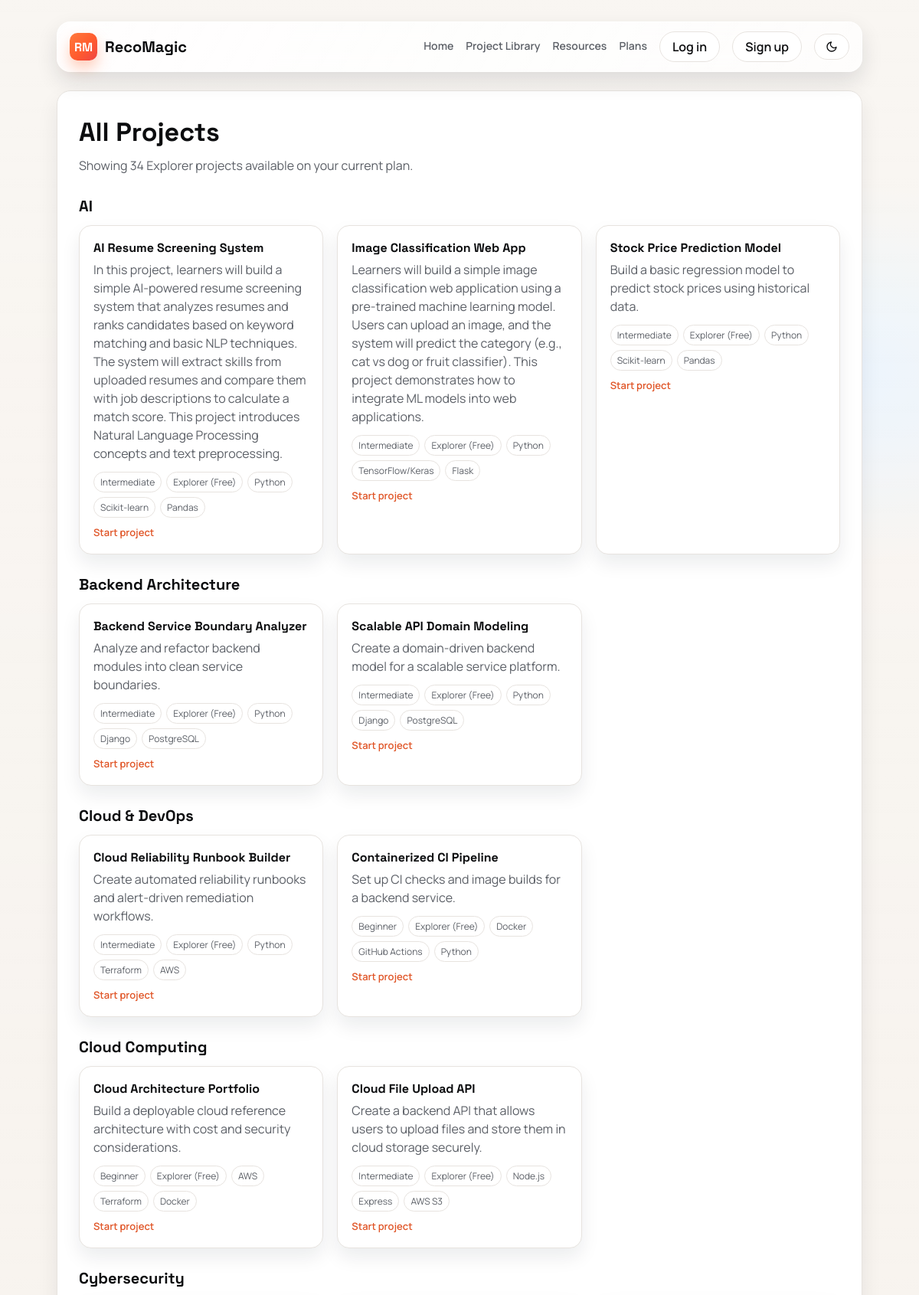
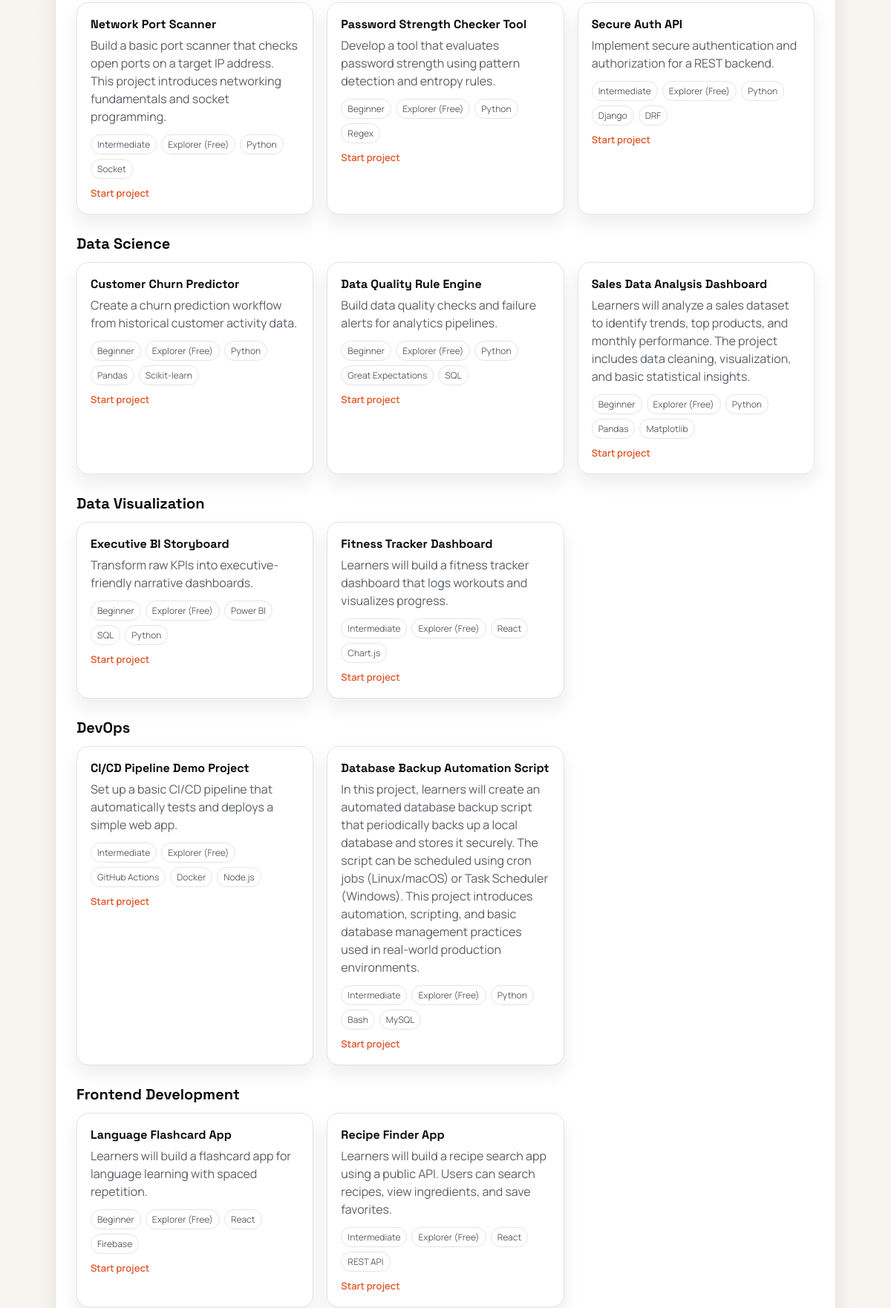
/projects/ (upper part), run on the app's committed database (2 pictures, top to bottom).
### users/models.py (models this page shows, shortened)
class Project(models.Model):
    SKILL_LEVEL_CHOICES = [
        ("beginner", "Beginner"),
        ("intermediate", "Intermediate"),
        ("advanced", "Advanced"),
    ]
    PLAN_ACCESS_CHOICES = [
        ("explorer", "Explorer (Free)"),
        ("pro_monthly", "Pro Monthly"),
        ("pro_yearly", "Pro Yearly"),
    ]
    title = models.CharField(max_length=140)
    description = models.TextField()
    field = models.CharField(max_length=100)
    target_role = models.CharField(max_length=100)
    skill_level = models.CharField(max_length=20, choices=SKILL_LEVEL_CHOICES)
    plan = models.ForeignKey(Plan, on_delete=models.PROTECT, related_name="projects", blank=True, null=True)
    required_plan = models.CharField(max_length=20, choices=PLAN_ACCESS_CHOICES, default="explorer")
    tech_preference = models.CharField(max_length=140)
    learning_goal = models.CharField(max_length=140)
    interest_tags = models.CharField(max_length=220, help_text="Comma separated tags")
    learning_objectives = models.TextField(blank=True)
    resources = models.TextField(blank=True, help_text="Optional resources. One per line. Use 'Title | URL' or plain URL.")
    task_checklist = models.TextField(blank=True, help_text="Checklist tasks, one per line.")
    detailed_roadmap = models.TextField(blank=True)
    premium_hints = models.TextField(blank=True, help_text="Premium hints, one per line.")
    class Meta:
        ordering = ["title", "id"]

### users/views.py (the view, shortened to what this page needs)
# urls.py: path("projects/", views.projects_view, name="projects"),
def projects_view(request):
    query = str(request.GET.get("q") or "").strip()
    projects_qs = Project.objects.all()
    user_tier = "explorer"
    if request.user.is_authenticated:
        user_tier, _ = _get_user_subscription_tier(request.user)
    if user_tier == "explorer":
        projects_qs = projects_qs.filter(required_plan="explorer")
    projects_qs = projects_qs.order_by("field", "title", "id")
    grouped = OrderedDict()
    for project_record in projects_qs:
        field_name = str(project_record.field or "General").strip() or "General"
        grouped.setdefault(field_name, []).append(_project_to_card(project_record))
    project_groups = [{"name": name, "projects": items} for name, items in grouped.items()]
    return render(
        request,
        "users/projects.html",
        {
            "project_groups": project_groups,
            "project_count": projects_qs.count(),
            "search_query": query,
            "is_explorer_view": user_tier == "explorer",
        },
    )

### users/views.py (called while the page is built)
def _split_csv_tags(value):
    return [item.strip() for item in str(value or "").split(",") if item.strip()]

def _project_to_card(project_record):
    return {
        "id": project_record.id,
        "title": project_record.title,
        "summary": project_record.description,
        "difficulty": project_record.get_skill_level_display(),
        "plan": project_record.get_required_plan_display(),
        "tags": _split_csv_tags(project_record.tech_preference)[:3] or _split_csv_tags(project_record.interest_tags)[:3],
    }

### users/templates/users/projects.html (shortened to what this page needs)
<!DOCTYPE html>
<html data-theme="light">
<head>
    <link
        rel="stylesheet"
        href="https://cdnjs.cloudflare.com/ajax/libs/font-awesome/6.5.1/css/all.min.css"
    />
</head>
<body>
    <div class="page">
        <nav class="nav">
            <div class="brand">
                <div class="brand-badge">RM</div>
                <span>RecoMagic</span>
            </div>
            <div class="nav-right">
                <div class="nav-links">
                    <a href="{% url 'home' %}">Home</a>
                    <a href="{% url 'project_library' %}">Project Library</a>
                    <a href="{% url 'resources' %}">Resources</a>
                    <a href="{% url 'home' %}#plans">Plans</a>
                </div>
                {% if user.is_authenticated %}
                    <div class="profile-menu" data-profile-menu>
                        <button class="profile-trigger" type="button" data-profile-toggle aria-expanded="false">
                            Profile ▾
                        </button>
                        <div class="profile-dropdown" data-profile-dropdown>
                            <a href="{% url 'profile_view' %}">View Profile</a>
                            <a href="{% url 'profile_edit' %}">Edit Profile</a>
                            <a href="{% url 'my_projects' %}">My Projects</a>
                            <button type="button" data-theme-toggle>Switch Theme</button>
                            <form method="post" action="{% url 'logout' %}">
                                {% csrf_token %}
                                <button type="submit">Logout</button>
                            </form>
                        </div>
                    </div>
                {% else %}
                    <a class="nav-login" href="{% url 'login' %}">Log in</a>
                    <a class="nav-login" href="{% url 'signup' %}">Sign up</a>
                    <button class="theme-toggle" type="button" aria-label="Switch to dark theme" data-theme-toggle>
                        <svg class="icon-moon" viewBox="0 0 24 24" fill="none" stroke="currentColor" stroke-width="2" stroke-linecap="round" stroke-linejoin="round" aria-hidden="true">
                            <path d="M21 12.79A9 9 0 1 1 11.21 3a7 7 0 0 0 9.79 9.79z" />
                        </svg>
                    </button>
                {% endif %}
            </div>
        </nav>
        <section class="section-block">
            <h1>All Projects</h1>
            {% if is_explorer_view %}
                <p class="section-sub">Showing {{ project_count }} Explorer project{{ project_count|pluralize }} available on your current plan.</p>
            {% else %}
                <p class="section-sub">Showing {{ project_count }} project{{ project_count|pluralize }} from the admin catalog (Explorer + Premium).</p>
            {% endif %}
            {% if project_groups %}
                {% for group in project_groups %}
                    <div class="category-group">
                        <h3 class="category-title">{{ group.name }}</h3>
                        <div class="grid">
                            {% for project in group.projects %}
                                <div class="card">
                                    <h4>{{ project.title }}</h4>
                                    <p>{{ project.summary }}</p>
                                    <div class="tags">
                                        <span class="tag">{{ project.difficulty }}</span>
                                        <span class="tag">{{ project.plan }}</span>
                                        {% for tag in project.tags %}
                                            <span class="tag">{{ tag }}</span>
                                        {% endfor %}
                                    </div>
                                    <a class="card-link" href="{% url 'start_project' project.id %}">Start project</a>
                                </div>
                            {% endfor %}
                        </div>
                    </div>
                {% endfor %}
            {% endif %}
        </section>
    </div>
</body>
</html>

### users/templates/users/projects.html (style rules this page uses)
:root { --ink: #0c0d0f; --muted: #5b5f66; --accent: #ff6f3d; --accent-dark: #e05527; --surface: #ffffff; --stroke: #e7e3df; --bg: #f8f4ef; --glow-a: #ffe8db; --glow-b: #e8f4ff; }
* { box-sizing: border-box; }
body { margin: 0; font-family: "Manrope", sans-serif; color: var(--ink); background: radial-gradient(900px 480px at 15% -5%, var(--glow-a) 0, transparent 62%), radial-gradient(700px 420px at 90% 8%, var(--glow-b) 0, transparent 60%), var(--bg); }
body::before { content: ""; position: fixed; inset: 0; background: linear-gradient(180deg, rgba(255, 255, 255, 0.22), transparent 30%); pointer-events: none; }
a { color: inherit; text-decoration: none; }
.page { max-width: 1100px; margin: 0 auto; padding: 28px 24px 80px; position: relative; z-index: 1; }
.nav { display: flex; align-items: center; justify-content: space-between; padding: 12px 16px; position: sticky; top: 0; z-index: 20; background: linear-gradient(120deg, rgba(255, 255, 255, 0.9), rgba(255, 255, 255, 0.76)); backdrop-filter: blur(14px); border: 1px solid rgba(255, 255, 255, 0.6); border-radius: 18px; box-shadow: 0 12px 28px rgba(15, 23, 42, 0.12); margin-bottom: 24px; }
.nav-right { display: flex; align-items: center; gap: 16px; }
.brand { display: flex; align-items: center; gap: 10px; font-family: "Space Grotesk", sans-serif; font-weight: 700; font-size: 20px; }
.brand-badge { width: 36px; height: 36px; border-radius: 10px; background: linear-gradient(135deg, #ff7a3c, #ff5b2e 55%, #ef4444); display: grid; place-items: center; color: #fff; font-size: 16px; box-shadow: 0 10px 18px rgba(255, 111, 61, 0.34); }
.nav-links { display: flex; gap: 16px; align-items: center; font-size: 14px; color: var(--muted); }
.nav-links a, .profile-trigger { padding-bottom: 2px; border-bottom: 2px solid transparent; transition: color 0.24s ease, border-color 0.24s ease; position: relative; font-weight: 600; }
.nav-links a::after, .profile-trigger::after { content: ""; position: absolute; left: 0; bottom: -2px; width: 100%; height: 2px; border-radius: 999px; background: linear-gradient(90deg, #ff8a5b, #ff5b2e); transform: scaleX(0); transform-origin: left; transition: transform 0.24s ease; }
.nav-login { border: 1px solid var(--stroke); padding: 8px 16px; border-radius: 999px; background: var(--surface); font-weight: 600; color: var(--ink); transition: transform 0.2s ease, box-shadow 0.2s ease; }
.theme-toggle { border: 1px solid var(--stroke); background: var(--surface); color: var(--ink); padding: 8px 14px; border-radius: 999px; font-weight: 600; cursor: pointer; transition: transform 0.2s ease, box-shadow 0.2s ease; display: inline-flex; align-items: center; justify-content: center; gap: 6px; }
.theme-toggle svg { width: 16px; height: 16px; display: block; }
.section-block { margin-top: 24px; padding: 32px 28px; background: var(--surface); border: 1px solid var(--stroke); border-radius: 18px; box-shadow: 0 14px 28px rgba(15, 23, 42, 0.08); }
h1 { font-family: "Space Grotesk", sans-serif; font-size: 34px; margin: 0 0 10px; }
.section-sub { color: var(--muted); max-width: 760px; line-height: 1.6; margin: 0 0 18px; }
.category-group { margin-top: 26px; }
.category-title { font-family: "Space Grotesk", sans-serif; font-size: 20px; margin: 0 0 12px; }
.grid { display: grid; grid-template-columns: repeat(3, minmax(0, 1fr)); gap: 18px; }
.card { background: var(--surface); border: 1px solid var(--stroke); border-radius: 16px; padding: 18px; box-shadow: 0 12px 24px rgba(15, 23, 42, 0.08); }
.card h4 { margin: 0 0 6px; font-family: "Space Grotesk", sans-serif; }
.card p { margin: 0; color: var(--muted); line-height: 1.5; }
.card .tags { display: flex; flex-wrap: wrap; gap: 6px; margin-top: 12px; }
.card .tag { font-size: 12px; padding: 4px 8px; border-radius: 999px; border: 1px solid var(--stroke); background: rgba(255, 255, 255, 0.7); color: var(--muted); }
.card .card-link { display: inline-flex; margin-top: 10px; font-size: 13px; font-weight: 600; color: var(--accent-dark); }

### data on the page
Project: name "AI", title "AI Resume Screening System", summary "In this project, learners will build a simple AI-powered resume screening system that analyzes resumes and ranks candidates based on keyword matching and basic NLP techniques. The system will extract skills from uploaded resumes and compare them with job descriptions to calculate a match score. This project introduces Natural Language Processing concepts and text preprocessing."
Project: title "Image Classification Web App", summary "Learners will build a simple image classification web application using a pre-trained machine learning model. Users can upload an image, and the system will predict the category (e.g., cat vs dog or fruit classifier). This project demonstrates how to integrate ML models into web applications."
Project: title "Stock Price Prediction Model", summary "Build a basic regression model to predict stock prices using historical data."
Project: name "Backend Architecture", title "Backend Service Boundary Analyzer", summary "Analyze and refactor backend modules into clean service boundaries."
Project: title "Scalable API Domain Modeling", summary "Create a domain-driven backend model for a scalable service platform."
Project: name "Cloud & DevOps", title "Cloud Reliability Runbook Builder", summary "Create automated reliability runbooks and alert-driven remediation workflows."
Project: title "Containerized CI Pipeline", summary "Set up CI checks and image builds for a backend service."
Project: name "Cloud Computing", title "Cloud Architecture Portfolio", summary "Build a deployable cloud reference architecture with cost and security considerations."
Project: title "Cloud File Upload API", summary "Create a backend API that allows users to upload files and store them in cloud storage securely."
Project: name "Cybersecurity", title "Network Port Scanner", summary "Build a basic port scanner that checks open ports on a target IP address. This project introduces networking fundamentals and socket programming."
Project: title "Password Strength Checker Tool", summary "Develop a tool that evaluates password strength using pattern detection and entropy rules."
Project: title "Secure Auth API", summary "Implement secure authentication and authorization for a REST backend."
Project: name "Data Science", title "Customer Churn Predictor", summary "Create a churn prediction workflow from historical customer activity data."
Project: title "Data Quality Rule Engine", summary "Build data quality checks and failure alerts for analytics pipelines."
Project: title "Sales Data Analysis Dashboard", summary "Learners will analyze a sales dataset to identify trends, top products, and monthly performance. The project includes data cleaning, visualization, and basic statistical insights."
Project: name "Data Visualization", title "Executive BI Storyboard", summary "Transform raw KPIs into executive-friendly narrative dashboards."
Project: title "Fitness Tracker Dashboard", summary "Learners will build a fitness tracker dashboard that logs workouts and visualizes progress."
Project: name "DevOps", title "CI/CD Pipeline Demo Project", summary "Set up a basic CI/CD pipeline that automatically tests and deploys a simple web app."
Project: title "Database Backup Automation Script", summary "In this project, learners will create an automated database backup script that periodically backs up a local database and stores it securely. The script can be scheduled using cron jobs (Linux/macOS) or Task Scheduler (Windows). This project introduces automation, scripting, and basic database management practices used in real-world production environments."
Project: name "Frontend Development", title "Language Flashcard App", summary "Learners will build a flashcard app for language learning with spaced repetition."
Project: title "Recipe Finder App", summary "Learners will build a recipe search app using a public API. Users can search recipes, view ingredients, and save favorites."

### other printed values
{{ project_count }} "34"
{{ project.difficulty }} "Intermediate" "Intermediate" "Intermediate" "Intermediate" "Intermediate" "Intermediate" "Beginner" "Beginner" "Intermediate" "Intermediate" "Beginner" "Intermediate" "Beginner" "Beginner" "Beginner" "Beginner" "Intermediate" "Intermediate" "Intermediate" "Beginner" "Intermediate"
{{ project.plan }} "Explorer (Free)" "Explorer (Free)" "Explorer (Free)" "Explorer (Free)" "Explorer (Free)" "Explorer (Free)" "Explorer (Free)" "Explorer (Free)" "Explorer (Free)" "Explorer (Free)" "Explorer (Free)" "Explorer (Free)" "Explorer (Free)" "Explorer (Free)" "Explorer (Free)" "Explorer (Free)" "Explorer (Free)" "Explorer (Free)" "Explorer (Free)" "Explorer (Free)" "Explorer (Free)"
{{ tag }} "Python" "Scikit-learn" "Pandas" "Python" "TensorFlow/Keras" "Flask" "Python" "Scikit-learn" "Pandas" "Python" "Django" "PostgreSQL" "Python" "Django" "PostgreSQL" "Python" "Terraform" "AWS" "Docker" "GitHub Actions" "Python" "AWS" "Terraform" "Docker" "Node.js" "Express" "AWS S3" "Python" "Socket" "Python" "Regex" "Python" "Django" "DRF" "Python" "Pandas" "Scikit-learn" "Python" "Great Expectations" "SQL" "Python" "Pandas" "Matplotlib" "Power BI" "SQL" "Python" "React" "Chart.js" "GitHub Actions" "Docker" "Node.js" "Python" "Bash" "MySQL" "React" "Firebase" "React" "REST API"
